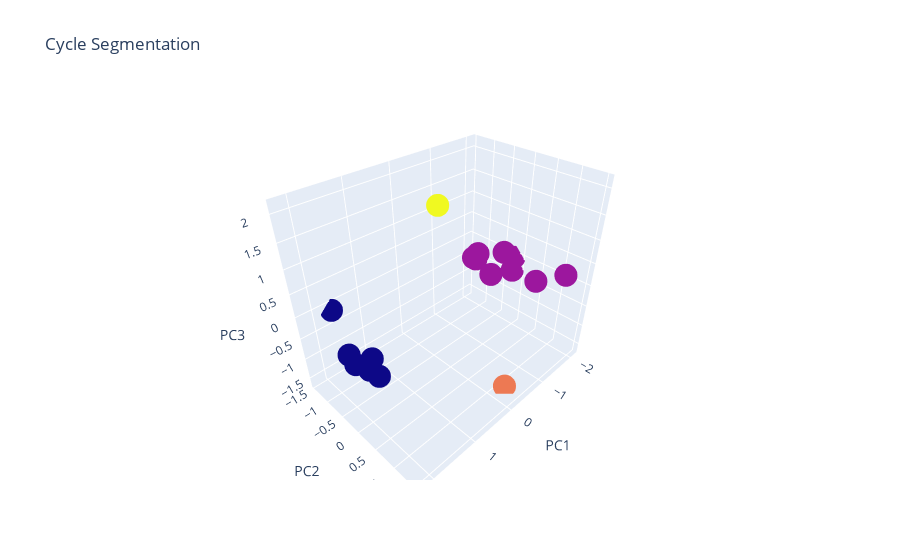

The notebook cell saved with this chart:
### Code cell
fig = px.scatter_3d(X_pca, x='PC1', y='PC2', z='PC3',color='y',title="Cycle Segmentation")
fig.update_traces(marker_coloraxis=None)
fig.show()

### Figure 1 — Plotly figure (JSON) as saved in the notebook; plotly's stock layout.template omitted (floating-point values rounded to 4 significant figures)
{"data": [{"hovertemplate": "PC1=%{x}<br>PC2=%{y}<br>PC3=%{z}<br>y=%{marker.color}<extra></extra>", "legendgroup": "", "marker": {"color": [1, 2, 0, 1, 1, 0, 0, 3, 1, 1, 1, 1, 1, 1, 0, 0, 0, 0], "symbol": "circle"}, "mode": "markers", "name": "", "scene": "scene", "showlegend": false, "type": "scatter3d", "x": [-1.336, -0.2869, 2.19, -1.501, -1.353, 1.671, 2.154, 0.4852, -1.51, -1.508, -1.727, -2.106, -1.395, -2.068, 1.883, 2.151, 2.19, 2.066], "y": [-0.5973, 1.186, -0.1238, -0.8114, 1.508, -1.46, 0.3743, 0.1957, -0.6967, -0.00478, -0.4869, -0.1861, 0.8862, -0.1759, 0.1991, -0.02939, -0.1238, 0.346], "z": [0.04956, -1.627, -0.02495, -0.08151, 0.6148, -0.1374, -0.03698, 2.121, 0.06549, 0.3862, -0.4683, -0.06388, 0.168, -0.3723, -0.4945, -0.1995, -0.02495, 0.1263]}], "layout": {"coloraxis": {"colorbar": {"title": {"text": "y"}}, "colorscale": [[0, "#0d0887"], [0.1111, "#46039f"], [0.2222, "#7201a8"], [0.3333, "#9c179e"], [0.4444, "#bd3786"], [0.5556, "#d8576b"], [0.6667, "#ed7953"], [0.7778, "#fb9f3a"], [0.8889, "#fdca26"], [1, "#f0f921"]]}, "legend": {"tracegroupgap": 0}, "scene": {"domain": {"x": [0, 1], "y": [0, 1]}, "xaxis": {"title": {"text": "PC1"}}, "yaxis": {"title": {"text": "PC2"}}, "zaxis": {"title": {"text": "PC3"}}}, "title": {"text": "Cycle Segmentation"}}}
